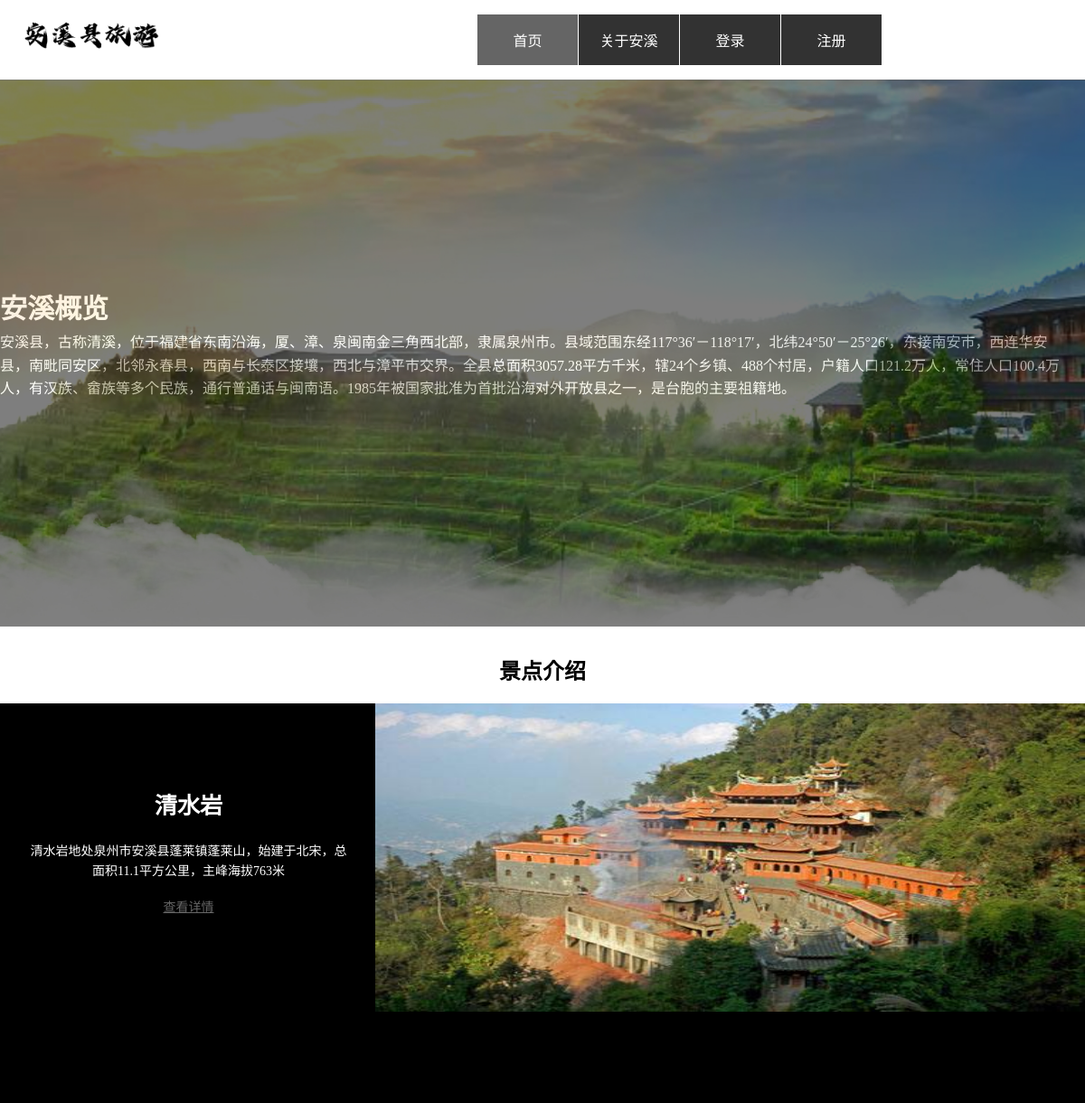
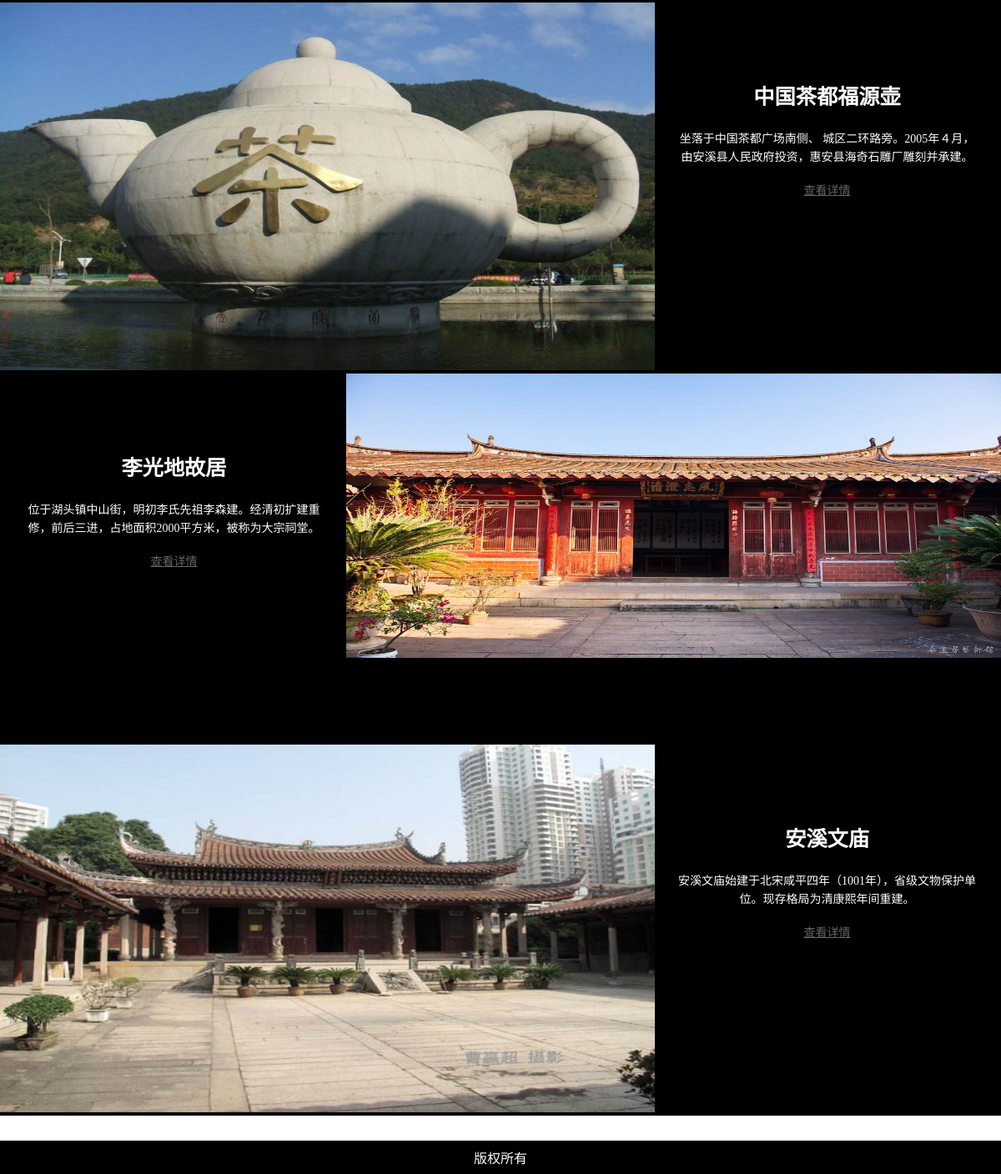
The page / on the database its author committed (2 pictures, top to bottom).
### tables this page shows
CREATE TABLE `picture` (
  `id` int(11) NOT NULL COMMENT 'id自增',
  `name` varchar(20) NOT NULL COMMENT '标题',
  `pics` varchar(100) NOT NULL COMMENT '配图',
  `sinfo` varchar(200) NOT NULL COMMENT '简介',
  `content` varchar(255) NOT NULL COMMENT '内容体',
  `createTime` datetime NOT NULL COMMENT '添加时间'
);

### index.php (the view, shortened to what this page needs)
<!DOCTYPE html>
<html>
<head>
    <link rel="stylesheet" href="./css/style.css">
</head>
<body>
<div id="header">
    <div class="header">
        <h1><a href="./index.php"><img src="./images/logo1.png" alt="Travel"></a></h1>
        <div id="global_navi">
            <ul>
                <li class="current"><a href="#head">首页</a></li>
                <li><a href="about.php">关于安溪</a></li>
                <?php
                if (!isset($_SESSION['admin_user'])) {
                    ?>
                    <li><a href="login.html">登录</a></li>
                    <li><a href="register.html">注册</a></li>
                    <?php
                } ?>
            </ul>
    </div>
</div>
<div id="main_visual">
    <div class="v">
        <div class="visual_box">
            <p><span>安溪概览</span>安溪县，古称清溪，位于福建省东南沿海，厦、漳、泉闽南金三角西北部，隶属泉州市。县域范围东经117°36′－118°17′，北纬24°50′－25°26′，东接南安市，西连华安县，南毗同安区，北邻永春县，西南与长泰区接壤，西北与漳平市交界。全县总面积3057.28平方千米，辖24个乡镇、488个村居，户籍人口121.2万人，常住人口100.4万人，有汉族、畲族等多个民族，通行普通话与闽南语。1985年被国家批准为首批沿海对外开放县之一，是台胞的主要祖籍地。
            </p>
        </div>
    </div>
</div>
<div id="wrapper">
    <div id="point">
        <h2>景点介绍</h2>
        <?php
        $link = @mysqli_connect(HOST, USER, PASS) or die('数据库连接失败');
        mysqli_select_db($link, DBNAME);
        mysqli_set_charset($link, 'utf8');
        $sql = "select * from picture order by createTime desc";
        $result = mysqli_query($link, $sql);
        while ($row = mysqli_fetch_assoc($result)) {
            if ($row['id'] % 2 == 1) {
                ?>
                <div class="point_div">
                    <div class="figure"><img src="<?php echo $row['pics']; ?>" alt="" width="785" height="441"></div>
                    <div class="txt">
                        <h3> <?php echo $row['name']; ?></h3>
                        <p> <?php echo $row['sinfo']; ?></p>
                        <a href="show.php?id=<?php echo $row['id']; ?>">查看详情</a> </div>
                </div>
                <?php
            } else {
                ?>
                <div class="point_div">
                    <div class="f2"><img src="<?php echo $row['pics']; ?>" alt="" width="785" height="341"></div>
                    <div class="txt2">
                        <h3><?php echo $row['name']; ?></h3>
                        <p> <?php echo $row['sinfo']; ?></p>
                        <a href="show.php?id=<?php echo $row['id']; ?>">查看详情</a> </div>
                </div>
                <?php
            }
        }
        ?>
    </div>
</div>
<div class="footer">
    <div class="copy">版权所有</div>
</div>
</body>
</html>

### css/style.css (style rules this page uses)
body { margin: 0; padding: 0; color: #999; }
h2, h3 { text-align: center; color: #000; }
a { color: #666; }
a img { -webkit-transition: opacity 0.2s linear; -o-transition: opacity 0.2s linear; transition: opacity 0.2s linear; }
h1, h2, h3, h4, h5, h6 { margin-top: 0; }
p { margin-top: 0; line-height: 1.6; }
img { vertical-align: bottom; }
#header { background: #fff; clear: both; height: 85px; width: 100% }
.header { width: 1200px; margin: 0 auto; position: relative; }
.header h1 { float: none; text-align: center; position: absolute; left: 0; top: 10px; width: 200px; height: 60px; }
.header h1 img { width: 80%; }
#global_navi { width: 672px; clear: both; overflow: hidden; margin: 16px auto; float: right; }
#global_navi ul { list-style: none; margin: 0; padding: 0; }
#global_navi ul li { width: 111px; float: left; margin-right: 1px; text-align: center; }
#global_navi ul li a { display: block; padding: 16px; color: #666; text-decoration: none; }
#global_navi ul li.current a { background-color: #000; opacity: 0.6; }
#wrapper { width: 1200px; margin: 0 auto; overflow: hidden; }
.footer { background-color: #000; text-align: center; }
div .copy { display: block; padding: 8px 0; color: #fff; }
#global_navi ul li a { display: block; padding: 16px; background-color: #000; opacity: 0.8; color: #fff; text-decoration: none; -webkit-transition: background-color 0.2s linear; -o-transition: background-color 0.2s linear; transition: background-color 0.2s linear; }
#main_visual { width: 100%; height: 605px; margin: 0 auto 30px; overflow: hidden; background: url(../images/cover_bg_1.jpg) no-repeat center; background-size: cover; }
#main_visual .v { height: 100%; background: #000; opacity: 0.5; }
.visual_box { width: 1200px; margin: 0 auto; position: relative; color: #fff; }
.visual_box p { position: absolute; right: 10px; top: 230px; color: #fff; z-index: 0; }
.visual_box p span { display: block; font-size: 30px; color: #fff; font-weight: bold; }
#point { margin-bottom: 30px; }
#point .figure { float: left; margin: 0; }
#point .f2 { float: right; margin: 0; }
#point div.txt { background: #000; color: #000; height: 309px; color: #fff; padding-top: 100px; padding-left: 813px; padding-right: 30px; line-height: 200%; text-align: center; font-size: 14px; }
#point div h3 { color: #FFF; font-size: 1.8em; }
#point div.txt2 { background: #000; color: #fff; height: 309px; padding-top: 100px; padding-right: 813px; padding-left: 30px; line-height: 200%; text-align: center; font-size: 14px; }
.point_div { min-height: 445px; background-color: #000; }

### rows shown on the page
picture: pics (picture), name "清水岩", sinfo "清水岩地处泉州市安溪县蓬莱镇蓬莱山，始建于北宋，总面积11.1平方公里，主峰海拔763米"
picture: pics (picture), name "中国茶都福源壶", sinfo "坐落于中国茶都广场南侧、 城区二环路旁。2005年４月，由安溪县人民政府投资，惠安县海奇石雕厂雕刻并承建。"
picture: pics (picture), name "李光地故居", sinfo "位于湖头镇中山街，明初李氏先祖李森建。经清初扩建重修，前后三进，占地面积2000平方米，被称为大宗祠堂。"
picture: pics (picture), name "安溪文庙", sinfo "安溪文庙始建于北宋咸平四年（1001年），省级文物保护单位。现存格局为清康熙年间重建。"
